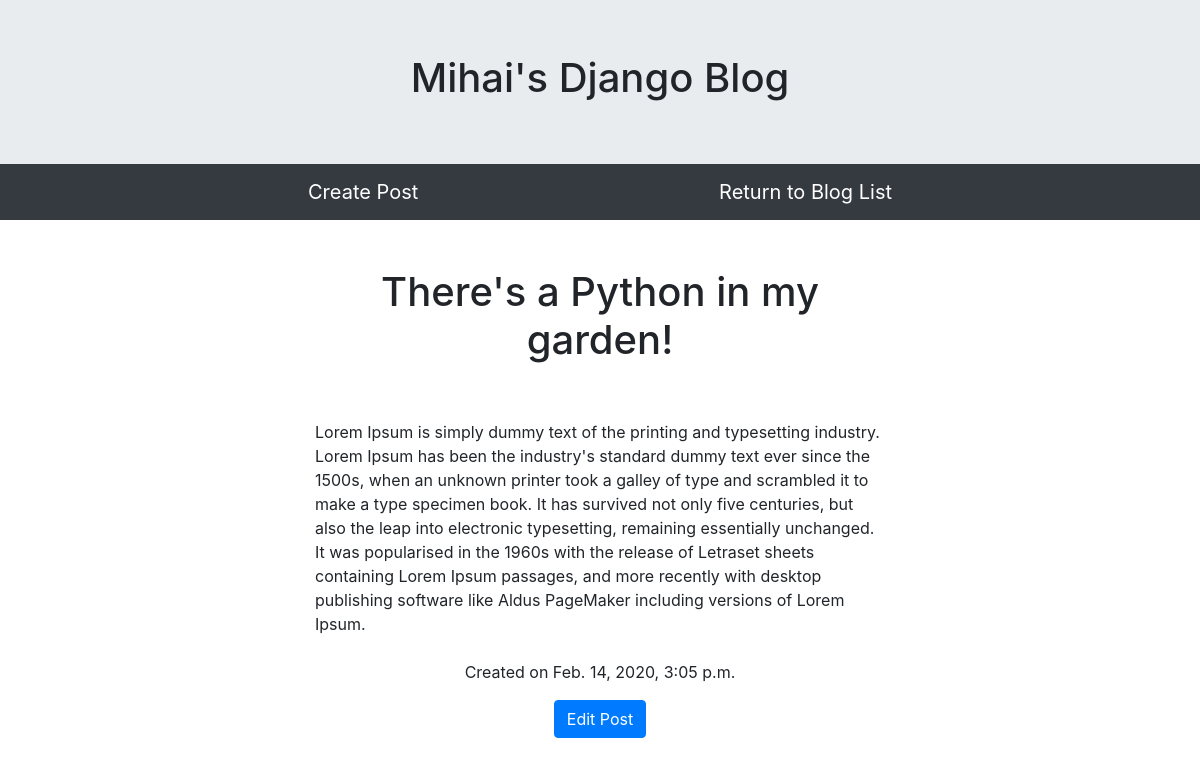
Page /blog/theres-a-python-in-my-garden/ on the committed database.
### blog/models.py (models this page shows, shortened)
class Post(models.Model):
    title = models.CharField(max_length=100)
    description = models.TextField()
    date = models.DateTimeField(auto_now_add=True)
    slug = models.SlugField(max_length=100, unique=True, default=slugify(title))
    class Meta:
        ordering = ['-date']

### blog/views.py (the view)
# urls.py: url(r'^(?P<slug>[-\w]+)/$', post_description, name='blog_desc_view'),
def post_description(request, slug):
    post_object = get_object_or_404(Post, slug=slug)
    context = {'post': post_object }
    return render(request, 'blog/post_desc.html', context)

### blog/templates/blog/post_desc.html
{% extends 'base.html' %}
{% block content %}
<br></br>
<div class="offset-3 col-md-6">
    <h1 align="center">{{post.title}}</h1>
    <br></br>
    {{post.description}}
    <br></br>
    <p align="center">Created on {{post.date}}</p>
    <div class="col text-center">
        <a href="{% url 'blog:edit_post' pk=post.pk %}"><button class="btn btn-primary">Edit Post</button></a>
    </div>
</div>
{% endblock %}

### rows in the picture
Post: title "There's a Python in my garden!", description "Lorem Ipsum is simply dummy text of the printing and typesetting industry. Lorem Ipsum has been the industry's standard dummy text ever since the 1500s, when an unknown printer took a galley of type and scrambled it to make a type specimen book. It has survived not only five centuries, but also the leap into electronic typesetting, remaining essentially unchanged. It was popularised in the 1960s with the release of Letraset sheets containing Lorem Ipsum passages, and more recently with desktop publishing software like Aldus PageMaker including versions of Lorem Ipsum.", date "Feb. 14, 2020, 3:05 p.m."
